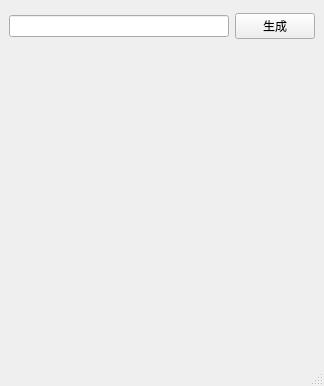
<?xml version="1.0" encoding="UTF-8"?>
<ui version="4.0">
  <class>QRCodeGenerator</class>
  <widget class="QMainWindow" name="QRCodeGenerator">
    <property name="geometry">
      <rect>
        <x>0</x>
        <y>0</y>
        <width>324</width>
        <height>386</height>
      </rect>
    </property>
    <property name="windowTitle">
      <string>QRCodeGenerator</string>
    </property>
    <widget class="QWidget" name="centralwidget">
      <layout class="QGridLayout" name="gridLayout">
        <item row="0" column="0">
          <widget class="QLineEdit" name="lineEdit_MessageContent" />
        </item>
        <item row="0" column="1">
          <widget class="QPushButton" name="pushButton_GenerateQRCode">
            <property name="text">
              <string>生成</string>
            </property>
          </widget>
        </item>
        <item row="1" column="0" colspan="2">
          <widget class="QLabel" name="label_QRCode">
            <property name="sizePolicy">
              <sizepolicy hsizetype="Fixed" vsizetype="Fixed">
                <horstretch>0</horstretch>
                <verstretch>0</verstretch>
              </sizepolicy>
            </property>
            <property name="minimumSize">
              <size>
                <width>300</width>
                <height>300</height>
              </size>
            </property>
            <property name="text">
              <string />
            </property>
          </widget>
        </item>
      </layout>
    </widget>
    <widget class="QStatusBar" name="statusbar" />
  </widget>
  <resources />
  <connections />
</ui>
